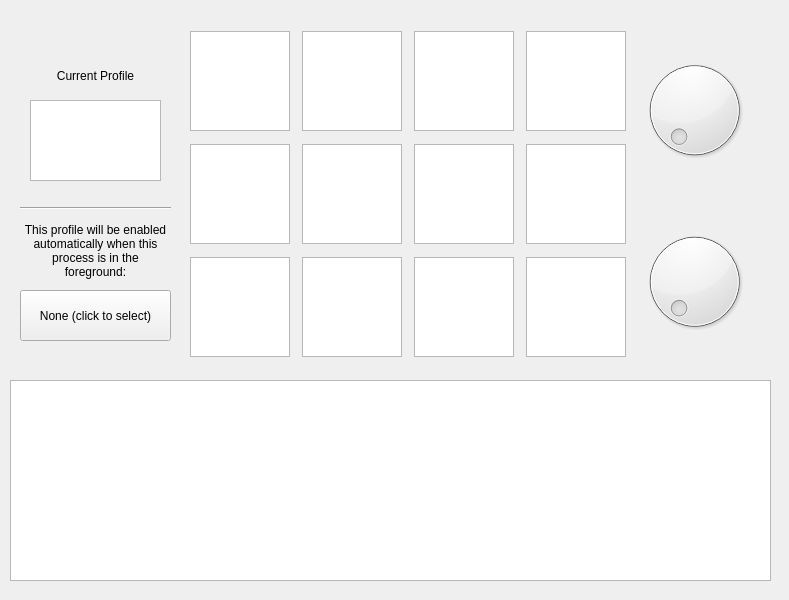
<?xml version="1.0" encoding="UTF-8"?>
<ui version="4.0">
 <class>MainWindow</class>
 <widget class="QMainWindow" name="MainWindow">
  <property name="geometry">
   <rect>
    <x>0</x>
    <y>0</y>
    <width>789</width>
    <height>600</height>
   </rect>
  </property>
  <property name="windowTitle">
   <string>MainWindow</string>
  </property>
  <widget class="QWidget" name="centralwidget">
   <property name="enabled">
    <bool>true</bool>
   </property>
   <widget class="QWidget" name="horizontalLayoutWidget">
    <property name="geometry">
     <rect>
      <x>190</x>
      <y>30</y>
      <width>561</width>
      <height>331</height>
     </rect>
    </property>
    <layout class="QHBoxLayout" name="horizontalLayout">
     <property name="spacing">
      <number>12</number>
     </property>
     <item>
      <layout class="QVBoxLayout" name="verticalLayout_4">
       <item>
        <widget class="QGraphicsView" name="graphicsView_2">
         <property name="minimumSize">
          <size>
           <width>100</width>
           <height>100</height>
          </size>
         </property>
         <property name="maximumSize">
          <size>
           <width>100</width>
           <height>100</height>
          </size>
         </property>
         <property name="alignment">
          <set>Qt::AlignCenter</set>
         </property>
        </widget>
       </item>
       <item>
        <widget class="QGraphicsView" name="graphicsView_4">
         <property name="minimumSize">
          <size>
           <width>100</width>
           <height>100</height>
          </size>
         </property>
         <property name="maximumSize">
          <size>
           <width>100</width>
           <height>100</height>
          </size>
         </property>
         <property name="alignment">
          <set>Qt::AlignCenter</set>
         </property>
        </widget>
       </item>
       <item>
        <widget class="QGraphicsView" name="graphicsView">
         <property name="minimumSize">
          <size>
           <width>100</width>
           <height>100</height>
          </size>
         </property>
         <property name="maximumSize">
          <size>
           <width>100</width>
           <height>100</height>
          </size>
         </property>
         <property name="alignment">
          <set>Qt::AlignCenter</set>
         </property>
        </widget>
       </item>
      </layout>
     </item>
     <item>
      <layout class="QVBoxLayout" name="verticalLayout_3">
       <item>
        <widget class="QGraphicsView" name="graphicsView_3">
         <property name="minimumSize">
          <size>
           <width>100</width>
           <height>100</height>
          </size>
         </property>
         <property name="maximumSize">
          <size>
           <width>100</width>
           <height>100</height>
          </size>
         </property>
         <property name="alignment">
          <set>Qt::AlignCenter</set>
         </property>
        </widget>
       </item>
       <item>
        <widget class="QGraphicsView" name="graphicsView_7">
         <property name="minimumSize">
          <size>
           <width>100</width>
           <height>100</height>
          </size>
         </property>
         <property name="maximumSize">
          <size>
           <width>100</width>
           <height>100</height>
          </size>
         </property>
         <property name="alignment">
          <set>Qt::AlignCenter</set>
         </property>
        </widget>
       </item>
       <item>
        <widget class="QGraphicsView" name="graphicsView_6">
         <property name="minimumSize">
          <size>
           <width>100</width>
           <height>100</height>
          </size>
         </property>
         <property name="maximumSize">
          <size>
           <width>100</width>
           <height>100</height>
          </size>
         </property>
         <property name="alignment">
          <set>Qt::AlignCenter</set>
         </property>
        </widget>
       </item>
      </layout>
     </item>
     <item>
      <layout class="QVBoxLayout" name="verticalLayout_5">
       <item>
        <widget class="QGraphicsView" name="graphicsView_11">
         <property name="minimumSize">
          <size>
           <width>100</width>
           <height>100</height>
          </size>
         </property>
         <property name="maximumSize">
          <size>
           <width>100</width>
           <height>100</height>
          </size>
         </property>
         <property name="alignment">
          <set>Qt::AlignCenter</set>
         </property>
        </widget>
       </item>
       <item>
        <widget class="QGraphicsView" name="graphicsView_12">
         <property name="minimumSize">
          <size>
           <width>100</width>
           <height>100</height>
          </size>
         </property>
         <property name="maximumSize">
          <size>
           <width>100</width>
           <height>100</height>
          </size>
         </property>
         <property name="alignment">
          <set>Qt::AlignCenter</set>
         </property>
        </widget>
       </item>
       <item>
        <widget class="QGraphicsView" name="graphicsView_10">
         <property name="minimumSize">
          <size>
           <width>100</width>
           <height>100</height>
          </size>
         </property>
         <property name="maximumSize">
          <size>
           <width>100</width>
           <height>100</height>
          </size>
         </property>
         <property name="alignment">
          <set>Qt::AlignCenter</set>
         </property>
        </widget>
       </item>
      </layout>
     </item>
     <item>
      <layout class="QVBoxLayout" name="verticalLayout_2">
       <item>
        <widget class="QGraphicsView" name="graphicsView_8">
         <property name="minimumSize">
          <size>
           <width>100</width>
           <height>100</height>
          </size>
         </property>
         <property name="maximumSize">
          <size>
           <width>100</width>
           <height>100</height>
          </size>
         </property>
         <property name="alignment">
          <set>Qt::AlignCenter</set>
         </property>
        </widget>
       </item>
       <item>
        <widget class="QGraphicsView" name="graphicsView_9">
         <property name="minimumSize">
          <size>
           <width>100</width>
           <height>100</height>
          </size>
         </property>
         <property name="maximumSize">
          <size>
           <width>100</width>
           <height>100</height>
          </size>
         </property>
         <property name="alignment">
          <set>Qt::AlignCenter</set>
         </property>
        </widget>
       </item>
       <item>
        <widget class="QGraphicsView" name="graphicsView_5">
         <property name="minimumSize">
          <size>
           <width>100</width>
           <height>100</height>
          </size>
         </property>
         <property name="maximumSize">
          <size>
           <width>100</width>
           <height>100</height>
          </size>
         </property>
         <property name="alignment">
          <set>Qt::AlignCenter</set>
         </property>
        </widget>
       </item>
      </layout>
     </item>
     <item>
      <layout class="QVBoxLayout" name="verticalLayout">
       <item>
        <widget class="QDial" name="dial"/>
       </item>
       <item>
        <widget class="QDial" name="dial_2"/>
       </item>
      </layout>
     </item>
    </layout>
   </widget>
   <widget class="QListWidget" name="listWidget">
    <property name="geometry">
     <rect>
      <x>10</x>
      <y>380</y>
      <width>761</width>
      <height>201</height>
     </rect>
    </property>
   </widget>
   <widget class="QLabel" name="label">
    <property name="geometry">
     <rect>
      <x>30</x>
      <y>60</y>
      <width>131</width>
      <height>31</height>
     </rect>
    </property>
    <property name="text">
     <string>Current Profile</string>
    </property>
    <property name="alignment">
     <set>Qt::AlignCenter</set>
    </property>
   </widget>
   <widget class="Line" name="line">
    <property name="geometry">
     <rect>
      <x>20</x>
      <y>200</y>
      <width>151</width>
      <height>16</height>
     </rect>
    </property>
    <property name="orientation">
     <enum>Qt::Horizontal</enum>
    </property>
   </widget>
   <widget class="QListWidget" name="listWidget_2">
    <property name="geometry">
     <rect>
      <x>30</x>
      <y>100</y>
      <width>131</width>
      <height>81</height>
     </rect>
    </property>
   </widget>
   <widget class="QLabel" name="label_2">
    <property name="geometry">
     <rect>
      <x>20</x>
      <y>220</y>
      <width>151</width>
      <height>61</height>
     </rect>
    </property>
    <property name="text">
     <string>This profile will be enabled automatically when this process is in the foreground:</string>
    </property>
    <property name="alignment">
     <set>Qt::AlignCenter</set>
    </property>
    <property name="wordWrap">
     <bool>true</bool>
    </property>
   </widget>
   <widget class="QToolButton" name="toolButton">
    <property name="geometry">
     <rect>
      <x>20</x>
      <y>290</y>
      <width>151</width>
      <height>51</height>
     </rect>
    </property>
    <property name="text">
     <string>None (click to select)</string>
    </property>
   </widget>
  </widget>
 </widget>
 <resources/>
 <connections/>
</ui>
